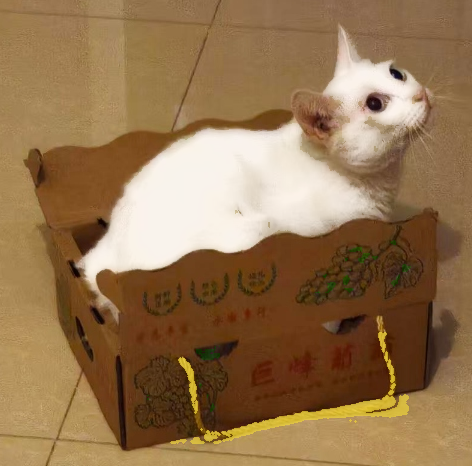
#> input picture inputs/cat1_cat_and_box.png, 472 x 466 px
$ python -i refined_two_track_helpers.py   (imports and definitions only)
#> lines starting #> are read from the running program, lines starting #| are printed output that depends on the picture; after the words box and inside, x2 and y2 are one past the last pixel; in counts of white or black regions, pixels touching at a corner belong together
# -*- coding: utf-8 -*-
"""
三只猫咪拼豆精修核心辅助模块：
1. 白猫室内暖黄偏色中和（确保纯白猫身映射至 H1 纯白与柔和灰米过渡，而非发黄或发棕）。
2. 外圈抗锯齿灰边清洗（AI 重绘主体边沿去噪）。
3. 数据驱动的五官圆润度与眼神高光精修（彻底消除低分辨率菱角/方块/紫眼像素）。
4. 基于真实世界满焊/近满焊实物物理特征的烘烤成品像素渲染器（圆角小方砖融接、微缩针眼闭合、压纸微缎面高光）。
5. 供 ChatGPT 浏览器并发生图使用的精准像素参考图导出器。
"""

from collections import Counter, deque
from pathlib import Path
import cv2
import numpy as np
from PIL import Image, ImageDraw
from scipy.ndimage import gaussian_filter


# [94 lines left out: functions neutralize_white_cat_fur_rgba, clean_exterior_grey_halo, not called in this run]


def _code_map(pal: list) -> dict[str, int]:
    return {e["code"]: i for i, e in enumerate(pal)}


# [291 lines left out: functions _pick_existing_or_code, _find_dark_center, _stamp_patch, _sample_mode_clean, refine_cat_face_and_details, not called in this run]


def super_resolve_lowres_4x(rgb_u8: np.ndarray, has_white_caption: bool = False) -> np.ndarray:
    """
    对低分辨率原图执行 4x 超分重建（色度去噪 + 10轮迭代反投影 IBP + 双边保边先验 + Lab 防光晕微反差锐化）。
    若有顶部白字表情包（如'干嘛......'），会单独分流重建文字轮廓以防止字符涂抹。
    """
    h, w = rgb_u8.shape[:2]
    bgr = cv2.cvtColor(rgb_u8, cv2.COLOR_RGB2BGR)
    den = cv2.fastNlMeansDenoisingColored(
        bgr, None, h=4.5, hColor=9.0, templateWindowSize=5, searchWindowSize=15
    )
    den_rgb = cv2.cvtColor(den, cv2.COLOR_BGR2RGB).astype(np.float32)

    txt_mask = None
    if has_white_caption:
        mx = rgb_u8.max(axis=2)
        mn = rgb_u8.min(axis=2)
        txt_mask = ((mn >= 190) & ((mx - mn) <= 32)).astype(np.float32)
        txt_mask[int(round(h * 0.30)):, :] = 0.0

    cur = cv2.resize(den_rgb, (w * 4, h * 4), interpolation=cv2.INTER_CUBIC)
    for step in range(10):
        blurred = cv2.GaussianBlur(cur, (0, 0), sigmaX=0.85)
        sim_lr = cv2.resize(blurred, (w, h), interpolation=cv2.INTER_AREA)
        err_lr = den_rgb - sim_lr
        err_hr = cv2.resize(err_lr, (w * 4, h * 4), interpolation=cv2.INTER_CUBIC)
        cur = np.clip(cur + 0.55 * err_hr, 0.0, 255.0)
        if step in (3, 6, 9):
            cur = cv2.bilateralFilter(cur.astype(np.float32), d=5, sigmaColor=16.0, sigmaSpace=2.2)

    lab = cv2.cvtColor(np.clip(cur, 0, 255).astype(np.uint8), cv2.COLOR_RGB2LAB).astype(np.float32)
    L = lab[:, :, 0]
    L_blur = cv2.GaussianBlur(L, (0, 0), sigmaX=1.3)
    delta = np.clip(L - L_blur, -10.0, 20.0)
    lab[:, :, 0] = np.clip(L + 0.55 * delta, 0.0, 255.0)
    sr_rgb = cv2.cvtColor(lab.astype(np.uint8), cv2.COLOR_LAB2RGB)

    if txt_mask is not None and txt_mask.max() > 0:
        cap_hr = cv2.resize(rgb_u8.astype(np.float32), (w * 4, h * 4), interpolation=cv2.INTER_CUBIC)
        cap_blur = cv2.GaussianBlur(cap_hr, (0, 0), sigmaX=1.2)
        cap_sharp = np.clip(cap_hr + 0.9 * (cap_hr - cap_blur), 0.0, 255.0)
        m_hr = cv2.resize(txt_mask, (w * 4, h * 4), interpolation=cv2.INTER_LINEAR)
        m_dil = cv2.dilate((m_hr > 0.25).astype(np.uint8), np.ones((5, 5), np.uint8))
        m_blend = cv2.GaussianBlur(m_dil.astype(np.float32), (0, 0), 1.0)[..., None]
        sr_rgb = np.clip(
            sr_rgb.astype(np.float32) * (1.0 - m_blend) + cap_sharp * m_blend, 0, 255
        ).astype(np.uint8)
    return sr_rgb


# [12 lines left out: function super_resolve_lowres_rgba_if_needed, not called in this run]


def _inpaint_cat4_caption_area(sr_rgb: np.ndarray) -> np.ndarray:
    """Sampling前清除顶部低分辨率模糊文字残影，避免双点重影并方便后续重绘锐利'干嘛......'像素字。"""
    H, W = sr_rgb.shape[:2]
    arr = sr_rgb.copy()
    mx = arr.max(axis=2)
    mn = arr.min(axis=2)
    is_txt = (mn >= 140) & ((mx - mn) <= 46)
    mask = np.zeros((H, W), dtype=np.uint8)
    y0, y1 = int(round(0.02 * H)), int(round(0.26 * H))
    x0, x1 = int(round(0.14 * W)), int(round(0.84 * W))
    mask[y0:y1, x0:x1] = is_txt[y0:y1, x0:x1].astype(np.uint8) * 255
    mask = cv2.dilate(mask, np.ones((5, 5), np.uint8))
    return cv2.inpaint(arr, mask, inpaintRadius=5, flags=cv2.INPAINT_TELEA)


def calibrate_cat4_calico_rgb(sr_rgb: np.ndarray) -> np.ndarray:
    """图四三花猫暗光影调校准：提亮暗部、提纯鼻梁/胸口白毛、分离深橄榄虹膜与椭圆瞳孔、温和化鼻尖粉。"""
    H, W = sr_rgb.shape[:2]
    clean = _inpaint_cat4_caption_area(sr_rgb).astype(np.float32)
    cal = np.clip(clean * 1.18 + 6.0, 0, 255)
    cal = 255.0 * np.power(cal / 255.0, 0.91)

    lum = 0.299 * cal[:, :, 0] + 0.587 * cal[:, :, 1] + 0.114 * cal[:, :, 2]
    sat = cal.max(axis=2) - cal.min(axis=2)
    yy, xx = np.mgrid[0:H, 0:W]

    lower_face = (yy >= 0.42 * H) & (xx <= 0.66 * W)
    white_fur_w = (
        np.clip((lum - 138.0) / 48.0, 0.0, 1.0)
        * np.clip(1.0 - (sat - 16.0) / 34.0, 0.0, 1.0)
        * lower_face.astype(np.float32)
    )
    target_white = np.array([248.0, 246.0, 243.0], dtype=np.float32)
    cal = cal * (1.0 - 0.72 * white_fur_w[..., None]) + target_white * (0.72 * white_fur_w[..., None])

    reye = (yy >= 0.43 * H) & (yy <= 0.61 * H) & (xx >= 0.58 * W) & (xx <= 0.76 * W)
    leye = (yy >= 0.40 * H) & (yy <= 0.56 * H) & (xx >= 0.22 * W) & (xx <= 0.37 * W)
    iris_mask = (reye | leye) & (lum >= 24.0) & (lum <= 92.0)
    cal_iris = np.clip(cal * np.array([1.08, 1.16, 1.16], dtype=np.float32) + 6.0, 0, 255)
    cal[iris_mask] = cal_iris[iris_mask]

    muzzle_roi = (yy >= 0.68 * H) & (yy <= 0.99 * H) & (xx >= 0.30 * W) & (xx <= 0.60 * W)
    mouth_slit = (yy >= 0.87 * H) & (yy <= 0.92 * H) & (xx >= 0.43 * W) & (xx <= 0.52 * W)
    lift_mask = muzzle_roi & (~mouth_slit) & (lum < 142.0)
    cal_m = np.clip(cal * 1.24 + np.array([16.0, 18.0, 14.0], dtype=np.float32), 0, 255)
    r_exc = np.maximum(0.0, cal_m[:, :, 0] - cal_m[:, :, 1] - 32.0)
    cal_m[:, :, 0] = np.clip(cal_m[:, :, 0] - 0.45 * r_exc, 0, 255)
    cal[lift_mask] = cal_m[lift_mask]

    nose_roi = (yy >= 0.705 * H) & (yy <= 0.79 * H) & (xx >= 0.415 * W) & (xx <= 0.495 * W)
    cal[nose_roi] = np.clip(
        cal[nose_roi] * np.array([1.06, 0.96, 0.96], dtype=np.float32) + np.array([10.0, 4.0, 5.0], dtype=np.float32),
        0,
        255,
    )
    return np.clip(cal, 0, 255).astype(np.uint8)


# [70 lines left out: functions calibrate_cat4_calico_rgba, generate_cat1_16bit_illustration, generate_cat3_16bit_illustration, not called in this run]


def generate_cat4_16bit_illustration(
    src_path: Path, out_path: Path, grid_w: int = 96, grid_h: int = 88, ai_src_path: Path | None = None
) -> Path:
    """为图四（干嘛三花猫）生成满幅精绘高清像素底图（优先采用 Gemini 灵魂重绘版并校准烟熏橄榄虹膜与柔粉鼻尖）。"""
#> called with src_path = 'inputs/cat1_cat_and_box.png', out_path = 'out.png', grid_w = 96, grid_h = 88
    if ai_src_path is not None and Path(ai_src_path).exists():
        gv3 = np.array(Image.open(ai_src_path).convert("RGB")).astype(np.float32)
        lum_g = 0.299 * gv3[:, :, 0] + 0.587 * gv3[:, :, 1] + 0.114 * gv3[:, :, 2]
        sat_g = gv3.max(axis=2) - gv3.min(axis=2)
        neutral_lt = (lum_g >= 150) & (lum_g < 235) & (sat_g <= 25)
        gv3[neutral_lt] = np.clip(gv3[neutral_lt] * np.array([1.09, 1.08, 1.04]) + np.array([16, 14, 10]), 0, 255)
        pink_g = (gv3[:, :, 0] > 180) & (gv3[:, :, 1] < 135) & (gv3[:, :, 2] < 135)
        gv3[pink_g] = np.clip(gv3[pink_g] * np.array([0.88, 0.96, 1.08]) + np.array([12, 12, 14]), 0, 255)
        hg, wg, _ = gv3.shape
        eye_mask_g = np.zeros((hg, wg), dtype=bool)
        eye_mask_g[int(0.38 * hg) : int(0.58 * hg), int(0.18 * wg) : int(0.76 * wg)] = True
        olive_g = eye_mask_g & (gv3[:, :, 1] > gv3[:, :, 2] + 12) & (lum_g > 60) & (lum_g < 185)
        gv3[olive_g, 0] = np.clip(gv3[olive_g, 0] * 0.95 + 10, 0, 255)
        gv3[olive_g, 1] = np.clip(gv3[olive_g, 1] * 0.95 + 10, 0, 255)
        gv3[olive_g, 2] = np.clip(gv3[olive_g, 2] * 1.15 + 22, 0, 255)

        sm_g = _sample_mode_clean(np.clip(gv3, 0, 255).astype(np.uint8), grid_w, grid_h)
        cl_g = sm_g.copy()
        # 擦除原图顶部手绘字迹，交由标准点阵 _build_ganma_bitmap() 统一生成锐利纯白'干嘛......'
        for r in range(0, min(grid_h, 23)):
            for c in range(14, min(grid_w, 82)):
                R, G, B = [int(v) for v in cl_g[r, c]]
                if min(R, G, B) >= 182 and (max(R, G, B) - min(R, G, B)) <= 32:
                    for d in range(1, 16):
                        found = False
                        for rr in (r - d, r + d):
                            if 0 <= rr < grid_h:
                                rv, gv, bv = [int(x) for x in sm_g[rr, c]]
                                if min(rv, gv, bv) < 172:
                                    cl_g[r, c] = sm_g[rr, c]
                                    found = True
                                    break
                        if found:
                            break
        out_path.parent.mkdir(parents=True, exist_ok=True)
        Image.fromarray(cl_g).resize((grid_w * 8, grid_h * 8), Image.Resampling.NEAREST).save(out_path)
        return out_path

    raw = np.array(Image.open(src_path).convert("RGB"))
    sr_rgb = super_resolve_lowres_4x(raw, has_white_caption=True)
#> in super_resolve_lowres_4x, `txt_mask = ((mn >= 190) & ((mx - mn) <= 32)).astype(np.float32)`:
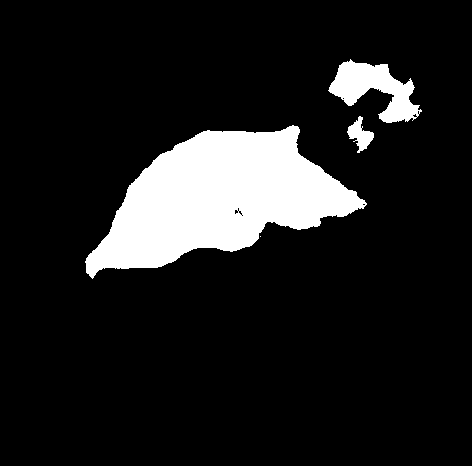
#> txt_mask: shape (466, 472) float32; values 0 (black) and 1 (white), 11.9% white; 4 white regions (1 under 20 px), largest, box (x1, y1, x2, y2) and area: (85, 125, 367, 279) 22829, (328, 59, 422, 123) 2894, (347, 116, 374, 153) 465
#> after the loop in super_resolve_lowres_4x, `for step in range(10):`:
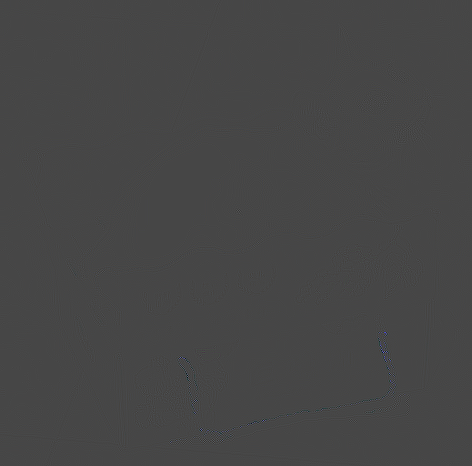
#> err_lr: shape (466, 472, 3) float32; mean B, G, R 0.00198, -0.00026, -0.00221; drawn with min black and max white
    cal = calibrate_cat4_calico_rgb(sr_rgb)
#> in calibrate_cat4_calico_rgb, `cal = np.clip(clean * 1.18 + 6.0, 0, 255)`:
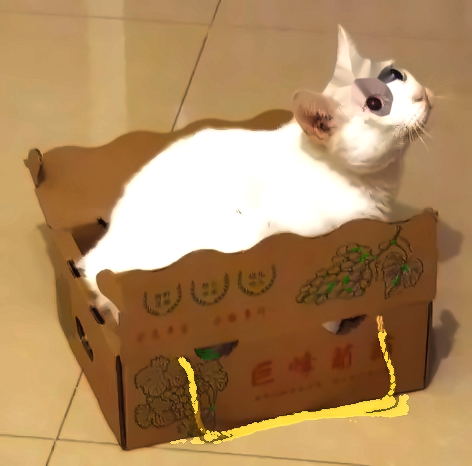
#> cal: shape (1864, 1888, 3) float32 (shown at 1/4 size); mean R, G, B 172.5, 137.3, 96.5
#> in calibrate_cat4_calico_rgb, `lum = 0.299 * cal[:, :, 0] + 0.587 * cal[:, :, 1] + 0.114 * cal[:, :, 2]`:
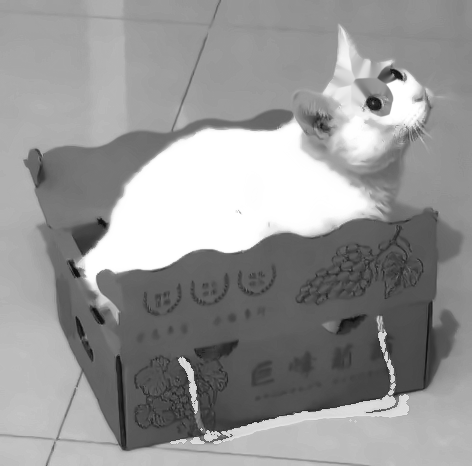
#> lum: shape (1864, 1888) float32 (shown at 1/4 size); min 8.41, max 255, mean 150.1
#> in calibrate_cat4_calico_rgb, `sat = cal.max(axis=2) - cal.min(axis=2)`:
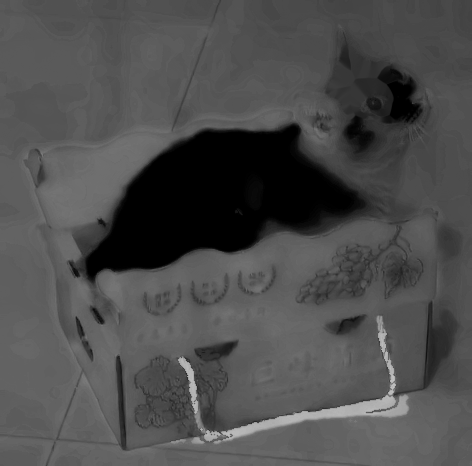
#> sat: shape (1864, 1888) float32 (shown at 1/4 size); min 0, max 204.5, mean 77.2
#> in calibrate_cat4_calico_rgb, `target_white = np.array([248.0, 246.0, 243.0], dtype=np.float32)`: target_white = [248, 246, 243]
#> in calibrate_cat4_calico_rgb, `cal_iris = np.clip(cal * np.array([1.08, 1.16, 1.16], dtype=np.float32..`:
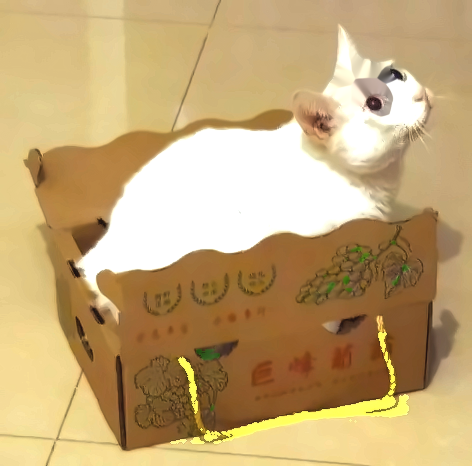
#> cal_iris: shape (1864, 1888, 3) float32 (shown at 1/4 size); mean R, G, B 197.4, 166.4, 120.1
#> in calibrate_cat4_calico_rgb, `cal_m = np.clip(cal * 1.24 + np.array([16.0, 18.0, 14.0], dtype=np.flo..`:
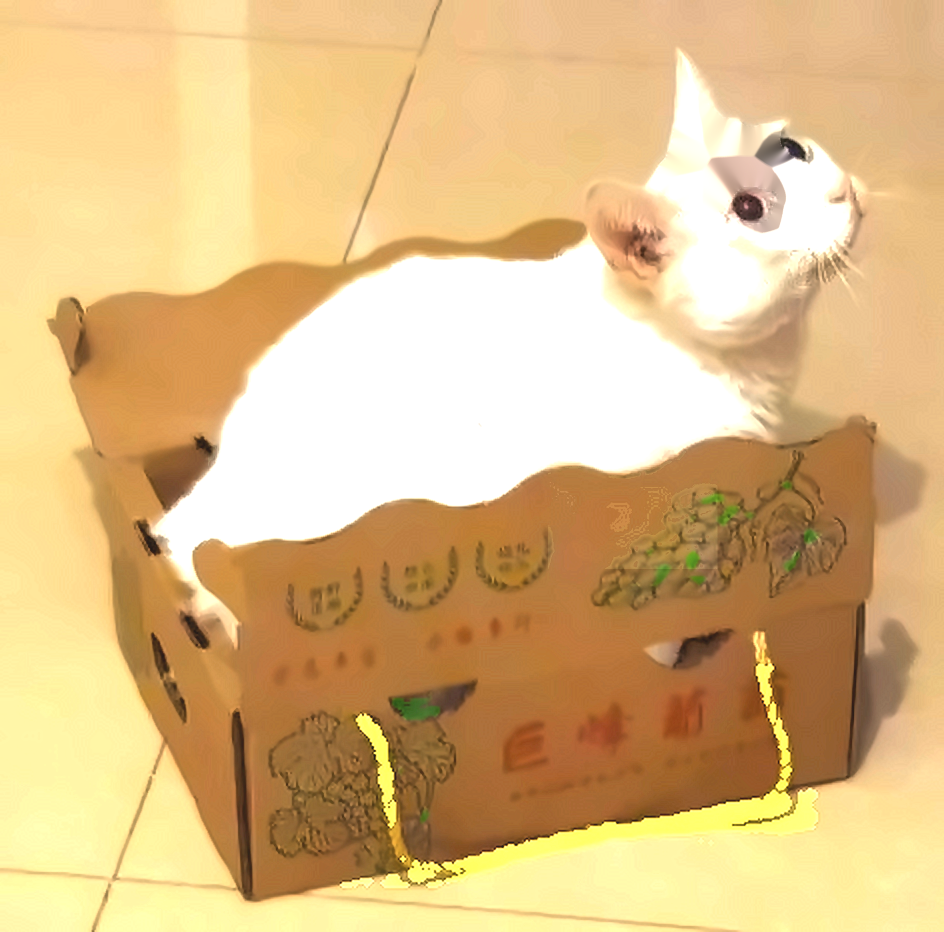
#> cal_m: shape (1864, 1888, 3) float32 (shown at 1/2 size); mean R, G, B 222.4, 188.6, 132.9
    sm = cal.copy()
    for _ in range(3):
        sm = cv2.bilateralFilter(sm, d=9, sigmaColor=24, sigmaSpace=6)
    small = cv2.resize(sm, (grid_w, grid_h), interpolation=cv2.INTER_AREA)
    pts = small.reshape(-1, 3).astype(np.float32)
    criteria = (cv2.TERM_CRITERIA_EPS + cv2.TERM_CRITERIA_MAX_ITER, 35, 0.35)
    _, labels, centers = cv2.kmeans(pts, 16, None, criteria, 8, cv2.KMEANS_PP_CENTERS)
#> labels = 8448 values, max 15 at index 6, min 0 at index 0, mean 6.62; centers = 16 rows, first 8: [188.5, 151.8, 101.6], [252.2, 251.2, 248.3], [120.7, 77.09, 36.97], [219.8, 182.6, 122.3], [156.4, 120, 83.74], [147, 102.3, 53.26], [242.3, 221.9, 198.2], [175, 138.5, 99.36]
    flat = np.clip(centers[labels.flatten()].reshape(grid_h, grid_w, 3), 0, 255).astype(np.uint8)
    lum_c = 0.299 * centers[:, 0] + 0.587 * centers[:, 1] + 0.114 * centers[:, 2]
#> lum_c = [157.1, 251.2, 85.54, 186.8, 126.8, 110.1, 225.3, 144.9, 54.3, 195.5, 96.61, 160.2, 210.6, 122.6, 72.82, 172.2]
    darkest = int(np.argmin(lum_c))
#> darkest = 8
    brightest = int(np.argmax(lum_c))
#> brightest = 1
    lbl = labels.reshape(grid_h, grid_w)
    flat[lbl == darkest] = [6, 6, 6]
    flat[lbl == brightest] = [252, 252, 250]
    flat[
        int(round(0.73 * grid_h)):int(round(0.77 * grid_h)),
        int(round(0.44 * grid_w)):int(round(0.47 * grid_w)),
    ] = [194, 120, 102]
    flat[
        int(round(0.51 * grid_h)):int(round(0.56 * grid_h)),
        int(round(0.68 * grid_w)):int(round(0.73 * grid_w)),
    ] = [114, 125, 122]
#> (the run stopped early here; a loop or call above may not have finished)
